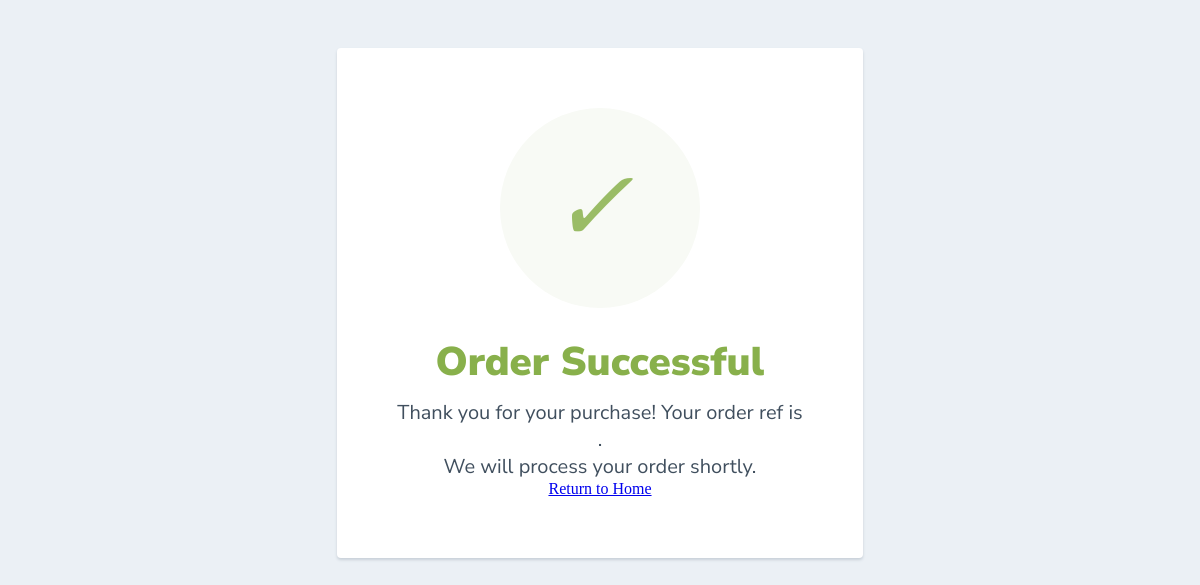
/orders/success/1/, run on an earlier commit of the app's database.
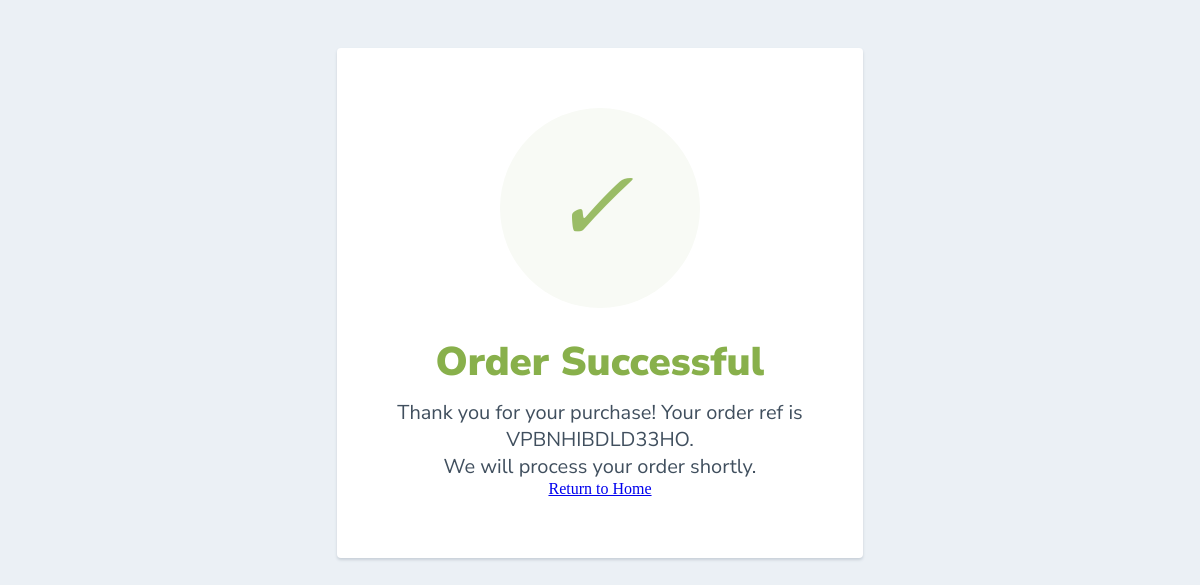
And on a later commit of the database.
### orders/models.py (models this page shows, shortened)
class Order(models.Model):
    STATUS_CHOICES = [
        ('pending', 'Pending'),
        ('processing', 'Processing'),
        ('shipped', 'Shipped'),
        ('in_transit', 'In Transit'),
        ('delivered', 'Delivered'),
        ('canceled', 'Canceled'),
    ]
    order_ref = models.CharField(max_length=14, unique=True, blank=True)
    user = models.ForeignKey(settings.AUTH_USER_MODEL, on_delete=models.CASCADE)
    status = models.CharField(max_length=20, choices=STATUS_CHOICES, default='pending')
    first_name = models.CharField(max_length=100, null=True, blank=True)
    last_name = models.CharField(max_length=100, null=True, blank=True)
    phone_number = models.CharField(max_length=20, null=True, blank=True)
    email = models.EmailField(null=True, blank=True)
    state = models.CharField(max_length=100, null=True, blank=True)
    lga = models.CharField(max_length=100, null=True, blank=True)
    city = models.CharField(max_length=100, null=True, blank=True)
    postal_code = models.CharField(max_length=20, null=True, blank=True)
    house_address = models.TextField(null=True, blank=True)
    additional_info = models.TextField(blank=True)
    created_at = models.DateTimeField(auto_now_add=True)
    updated_at = models.DateTimeField(auto_now=True)

### orders/views.py (the view)
# urls.py: path('success/<int:order_id>/', views.order_success, name='order_success'),
def order_success(request, order_id):
    order = get_object_or_404(Order, id=order_id)
    return render(request, 'orders/order_success.html', {'order': order})

### cart/context_processors.py (called while the page is built)
def cart_item_count(request):
    if request.user.is_authenticated:
        try:
            cart = Cart.objects.get(user=request.user)
            item_count = cart.items.count()
        except Cart.DoesNotExist:
            item_count = 0
    else:
        item_count = 0
    return {'cart_item_count': item_count}

### core/context_processors.py (called while the page is built)
def categories(request):
    return {
        'categories': Category.objects.all()
    }

### orders/templates/orders/order_success.html (shortened to what this page needs)
<html>
  <head>
  </head>
    <body>
        <div class="card">
            <div style="border-radius:200px; height:200px; width:200px; background: #F8FAF5; margin:0 auto;">
                <i class="checkmark">✓</i>
            </div>
            <h1>Order Successful</h1>
            <p>Thank you for your purchase! Your order ref is <br/>{{ order.order_ref }}.</p>
            <p>We will process your order shortly.</p>
            <a href="{% url 'index' %}">Return to Home</a>
        </div>
    </body>
</html>

What changed in the data, as far as the page shows it:
now on this page (row edited): Order: order_ref "VPBNHIBDLD33HO"
